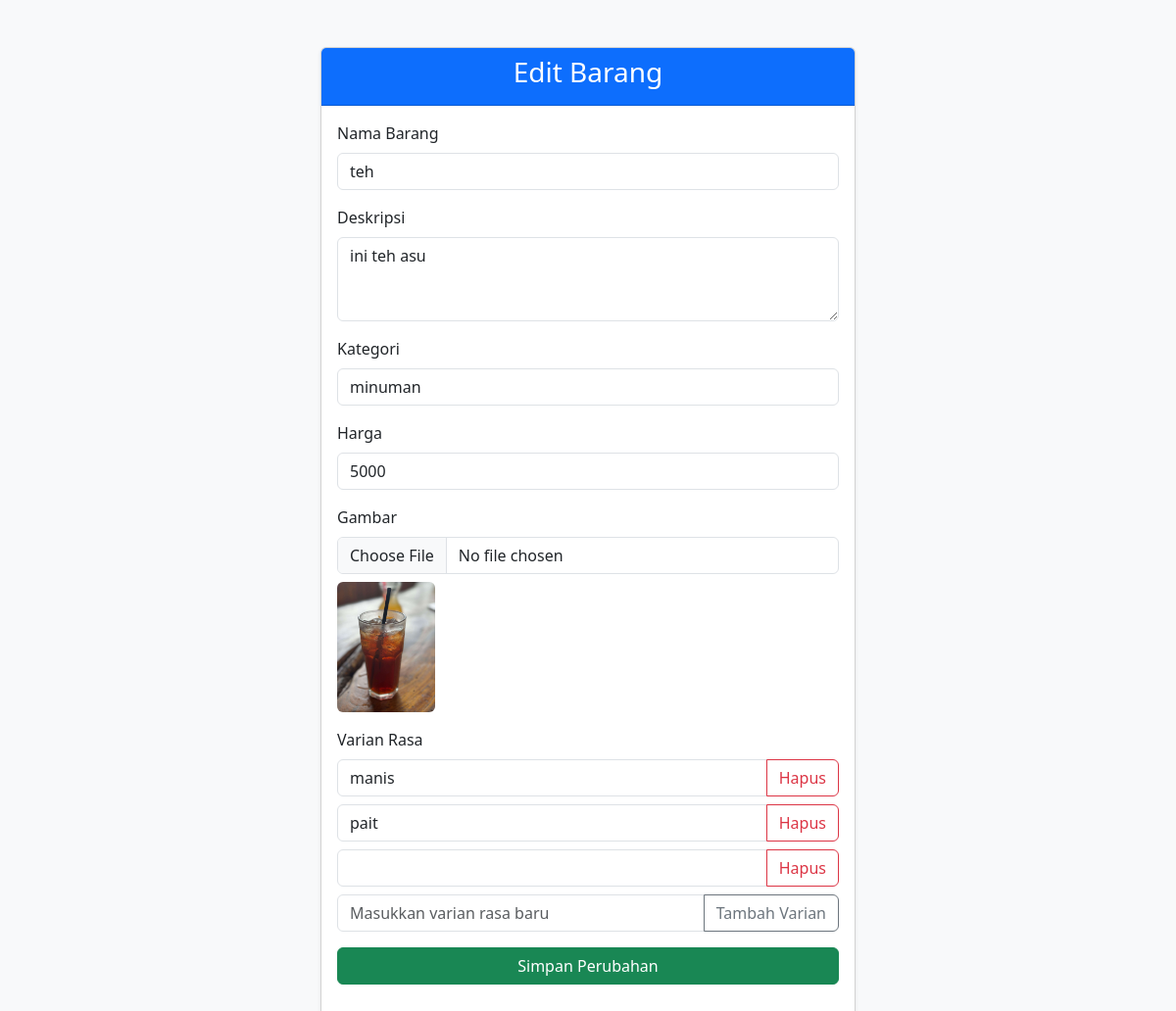
The page /halaman/edit.php?id_produk=25 (signed in) on the database its author committed.
### tables this page shows
CREATE TABLE `produk` (
  `id_produk` int(11) NOT NULL,
  `nama` varchar(255) NOT NULL,
  `harga` int(255) NOT NULL,
  `kategori` varchar(255) NOT NULL,
  `deskripsi` text NOT NULL,
  `gambar` varchar(200) NOT NULL
);

CREATE TABLE `varian` (
  `id_varian` int(11) NOT NULL,
  `id_produk` int(11) DEFAULT NULL,
  `nama_varian` varchar(255) NOT NULL
);

### halaman/edit.php (the view, shortened to what this page needs)
<?php
require '../connection/koneksi.php';
$id_produk = $_GET['id_produk'];
$query = "SELECT * FROM produk WHERE id_produk = $id_produk";
$result = mysqli_query($conn, $query);
$barang = mysqli_fetch_assoc($result);
$queryVarian = "SELECT * FROM varian WHERE id_produk = $id_produk";
$resultVarian = mysqli_query($conn, $queryVarian);
$varianList = [];
while ($row = mysqli_fetch_assoc($resultVarian)) {
    $varianList[] = $row;
}
?>
<!DOCTYPE html>
<html lang="en">
<head>
    <link rel="stylesheet" href="https://cdn.jsdelivr.net/npm/bootstrap@5.3.2/dist/css/bootstrap.min.css">
</head>
<body class="bg-light">
<div class="container mt-5">
    <div class="row justify-content-center">
        <div class="col-lg-6">
            <div class="card shadow-sm">
                <div class="card-header bg-primary text-white">
                    <h3 class="text-center">Edit Barang</h3>
                </div>
                <div class="card-body">
                    <form action="" method="post" enctype="multipart/form-data">
                        <div class="mb-3">
                            <label for="nama" class="form-label">Nama Barang</label>
                            <input type="text" class="form-control" name="nama" id="nama" value="<?= $barang['nama']; ?>" required>
                        </div>
                        <div class="mb-3">
                            <label for="deskripsi" class="form-label">Deskripsi</label>
                            <textarea class="form-control" name="deskripsi" id="deskripsi" rows="3" required><?= $barang['deskripsi']; ?></textarea>
                        </div>
                        <div class="mb-3">
                            <label for="kategori" class="form-label">Kategori</label>
                            <input type="text" class="form-control" name="kategori" id="kategori" value="<?= $barang['kategori']; ?>" required>
                        </div>
                        <div class="mb-3">
                            <label for="harga" class="form-label">Harga</label>
                            <input type="number" class="form-control" name="harga" id="harga" value="<?= $barang['harga']; ?>" required>
                        </div>
                        <div class="mb-3">
                            <label for="gambar" class="form-label">Gambar</label>
                            <input type="file" class="form-control" name="gambar" id="gambar" accept=".jpg, .jpeg, .png">
                            <div class="mt-2">
                                <img src="img/<?= $barang['gambar']; ?>" width="100" class="rounded">
                            </div>
                        </div>
                        <div id="varianContainer" class="mb-3">
                            <label class="form-label">Varian Rasa</label>
                            <?php foreach ($varianList as $varian): ?>
                                <div class="input-group mb-2">
                                    <input type="text" name="varian[]" class="form-control" value="<?= htmlspecialchars($varian['nama_varian']); ?>" required>
                                    <button type="button" class="btn btn-outline-danger" onclick="removeVarianField(this)">Hapus</button>
                                </div>
                            <?php endforeach; ?>
                            <div class="input-group mb-2">
                                <input type="text" name="varian[]" class="form-control" placeholder="Masukkan varian rasa baru">
                                <button type="button" class="btn btn-outline-secondary" onclick="addVarianField()">Tambah Varian</button>
                            </div>
                        </div>
                        <div class="d-grid">
                            <button type="submit" name="submit" class="btn btn-success">Simpan Perubahan</button>
                        </div>
                    </form>
                </div>
            </div>
        </div>
    </div>
</div>
</body>
</html>

### rows shown on the page
produk: nama "teh", deskripsi "ini teh asu", kategori "minuman", harga "5000", gambar (picture)
varian: nama_varian "manis"
varian: nama_varian "pait"
